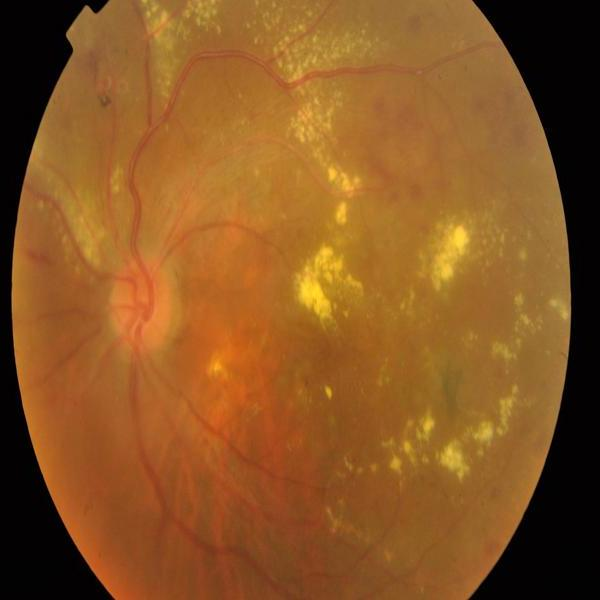
#> input picture backend/uploads/left-fundus-47f28f420c864714a95dd97629523a1c.png, 600 x 600 px
$ python -i preprocessing.py   (imports and definitions only)
#> lines starting #> are read from the running program, lines starting #| are printed output that depends on the picture; after the words box and inside, x2 and y2 are one past the last pixel; in counts of white or black regions, pixels touching at a corner belong together
#> further down, picture is the input picture: shape (600, 600, 3); mean B, G, R 35.7, 86.2, 137.1
"""Fundus preprocessing owned by the grading module.

Every recipe is deterministic and serializable in checkpoint metadata so that
training, evaluation, and deployment use the same image contract.
"""

from __future__ import annotations

from dataclasses import asdict, dataclass
from typing import Callable

import cv2
import numpy as np


PREPROCESSING_RECIPES = ("rgb_crop", "green", "clahe", "ben_graham")


@dataclass(frozen=True)
class PreprocessingSpec:
    recipe: str = "rgb_crop"
    image_size: int = 224
    clahe_clip_limit: float = 2.0
    clahe_grid_size: int = 8
    ben_graham_sigma: float = 10.0

    # [5 lines left out: function __post_init__, not called in this run]

    def to_dict(self) -> dict:
        return asdict(self)


# [9 lines left out: function _legacy_crop, not called in this run]


def _crop_fundus(image: np.ndarray) -> tuple[np.ndarray, str | None]:
    if image is None or image.ndim != 3 or image.shape[2] != 3:
        raise ValueError("Expected a non-empty BGR image with three channels")
    gray = cv2.cvtColor(image, cv2.COLOR_BGR2GRAY)
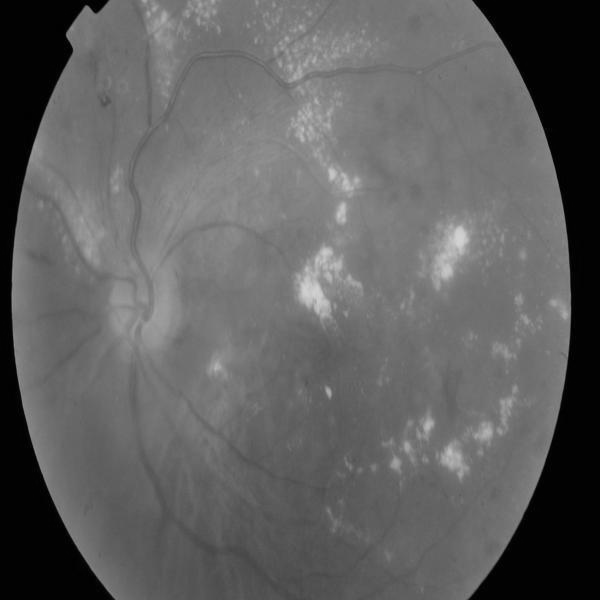
#> gray: shape (600, 600); min 0, max 211, mean 95.7
    mask = gray > max(5, int(np.percentile(gray, 5)))
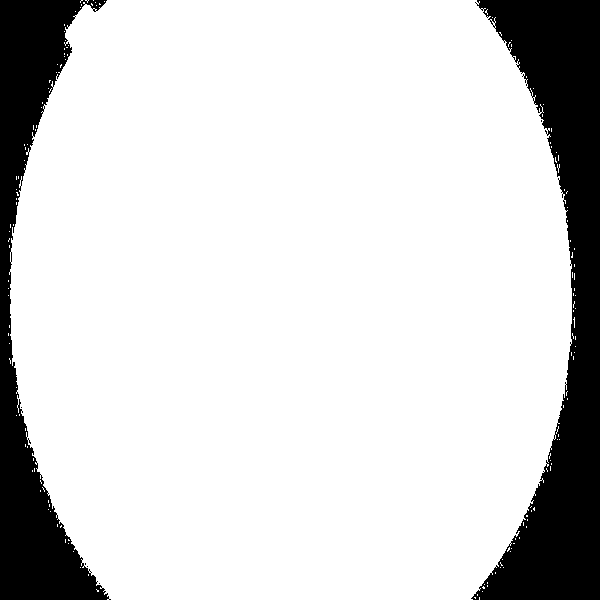
#> mask: shape (600, 600) bool; 83.9% white; 7 black regions (5 under 20 px), largest, box (x1, y1, x2, y2) and area: (471, 0, 600, 600) 34629, (0, 0, 111, 600) 23286
    points = cv2.findNonZero(mask.astype(np.uint8))
#> points = contour of 302078 points, box (x1, y1, x2, y2) (8, 0, 576, 600), area 6044
    if points is None:
        return _legacy_crop(image), "no field detected; used legacy/full-image crop"
    x, y, w, h = cv2.boundingRect(points)
#> x = 8; y = 0; w = 568; h = 600
    return image[y : y + h, x : x + w], None


def _green_channel(image: np.ndarray) -> np.ndarray:
    green = image[:, :, 1]
    return cv2.cvtColor(green, cv2.COLOR_GRAY2BGR)


# [7 lines left out: function _clahe_green, not called in this run]


def _ben_graham(image: np.ndarray, spec: PreprocessingSpec) -> np.ndarray:
    blurred = cv2.GaussianBlur(image, (0, 0), spec.ben_graham_sigma)
    return cv2.addWeighted(image, 4.0, blurred, -4.0, 128.0)


# [17 lines left out: function preprocess_fundus, not called in this run]

>>> import cv2
>>> picture = cv2.imread('../../backend/uploads/left-fundus-47f28f420c864714a95dd97629523a1c.png')
>>> result = _crop_fundus(picture)

$ run again, on backend/uploads/left-fundus-4d8faf5fbe3d4de6bc74f762b8cfaa4c.png
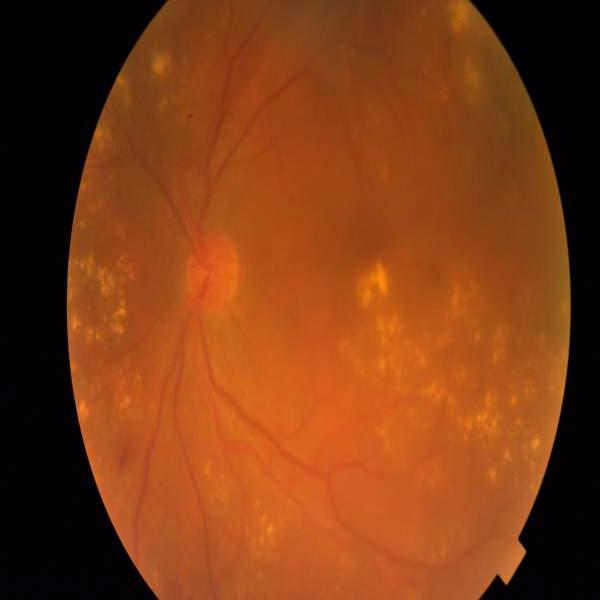
#> input picture backend/uploads/left-fundus-4d8faf5fbe3d4de6bc74f762b8cfaa4c.png, 600 x 600 px
#> picture is the input picture: shape (600, 600, 3); mean B, G, R 21.7, 60.1, 127.2
#> in _crop_fundus, `gray = cv2.cvtColor(image, cv2.COLOR_BGR2GRAY)`:
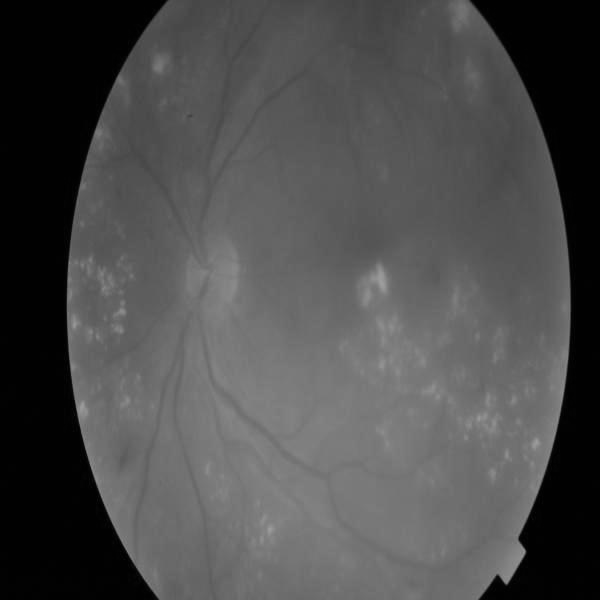
#> gray: shape (600, 600); min 0, max 158, mean 75.8
#> in _crop_fundus, `mask = gray > max(5, int(np.percentile(gray, 5)))`:
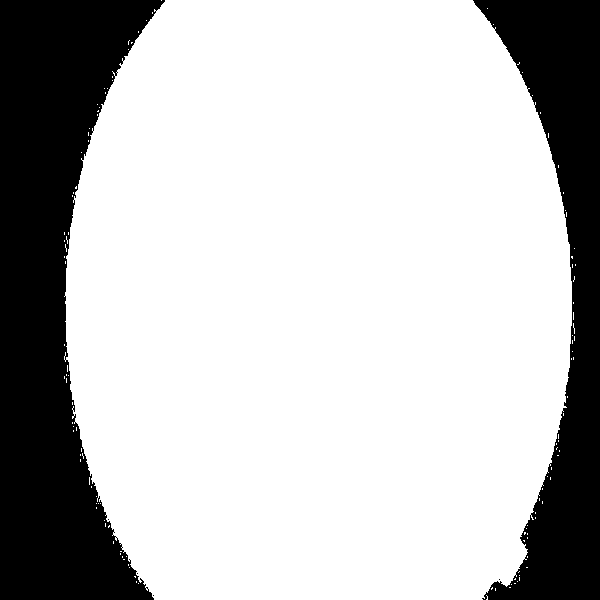
#> mask: shape (600, 600) bool; 75.1% white; 6 black regions (4 under 20 px), largest, box (x1, y1, x2, y2) and area: (0, 0, 165, 600) 56343, (473, 0, 600, 600) 33345
#> points = contour of 270308 points, box (x1, y1, x2, y2) (64, 0, 576, 600), area 3224
#> x = 64; y = 0; w = 512; h = 600
